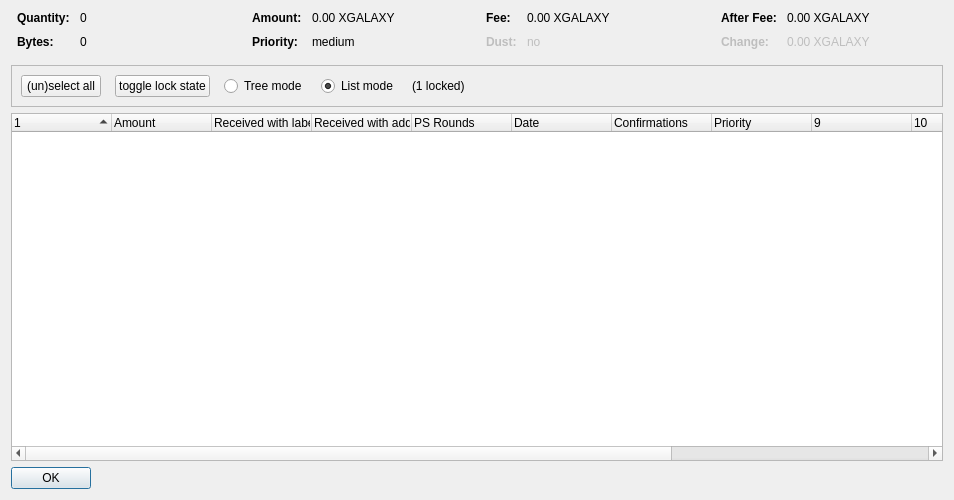
<?xml version="1.0" encoding="UTF-8"?>
<ui version="4.0">
 <class>CoinControlDialog</class>
 <widget class="QDialog" name="CoinControlDialog">
  <property name="geometry">
   <rect>
    <x>0</x>
    <y>0</y>
    <width>954</width>
    <height>500</height>
   </rect>
  </property>
  <property name="windowTitle">
   <string>Coin Selection</string>
  </property>
  <layout class="QVBoxLayout" name="verticalLayout">
   <item>
    <layout class="QHBoxLayout" name="horizontalLayoutTop" stretch="0,0,0,0">
     <property name="topMargin">
      <number>0</number>
     </property>
     <property name="bottomMargin">
      <number>10</number>
     </property>
     <item>
      <layout class="QFormLayout" name="formLayoutCoinControl1">
       <property name="horizontalSpacing">
        <number>10</number>
       </property>
       <property name="verticalSpacing">
        <number>10</number>
       </property>
       <property name="leftMargin">
        <number>6</number>
       </property>
       <property name="rightMargin">
        <number>6</number>
       </property>
       <item row="0" column="0">
        <widget class="QLabel" name="labelCoinControlQuantityText">
         <property name="font">
          <font>
           <weight>75</weight>
           <bold>true</bold>
          </font>
         </property>
         <property name="text">
          <string>Quantity:</string>
         </property>
        </widget>
       </item>
       <item row="0" column="1">
        <widget class="QLabel" name="labelCoinControlQuantity">
         <property name="cursor">
          <cursorShape>IBeamCursor</cursorShape>
         </property>
         <property name="contextMenuPolicy">
          <enum>Qt::ActionsContextMenu</enum>
         </property>
         <property name="text">
          <string notr="true">0</string>
         </property>
         <property name="textInteractionFlags">
          <set>Qt::LinksAccessibleByMouse|Qt::TextSelectableByKeyboard|Qt::TextSelectableByMouse</set>
         </property>
        </widget>
       </item>
       <item row="1" column="0">
        <widget class="QLabel" name="labelCoinControlBytesText">
         <property name="font">
          <font>
           <weight>75</weight>
           <bold>true</bold>
          </font>
         </property>
         <property name="text">
          <string>Bytes:</string>
         </property>
        </widget>
       </item>
       <item row="1" column="1">
        <widget class="QLabel" name="labelCoinControlBytes">
         <property name="cursor">
          <cursorShape>IBeamCursor</cursorShape>
         </property>
         <property name="contextMenuPolicy">
          <enum>Qt::ActionsContextMenu</enum>
         </property>
         <property name="text">
          <string notr="true">0</string>
         </property>
         <property name="textInteractionFlags">
          <set>Qt::LinksAccessibleByMouse|Qt::TextSelectableByKeyboard|Qt::TextSelectableByMouse</set>
         </property>
        </widget>
       </item>
      </layout>
     </item>
     <item>
      <layout class="QFormLayout" name="formLayoutCoinControl2">
       <property name="horizontalSpacing">
        <number>10</number>
       </property>
       <property name="verticalSpacing">
        <number>10</number>
       </property>
       <property name="leftMargin">
        <number>6</number>
       </property>
       <property name="rightMargin">
        <number>6</number>
       </property>
       <item row="0" column="0">
        <widget class="QLabel" name="labelCoinControlAmountText">
         <property name="font">
          <font>
           <weight>75</weight>
           <bold>true</bold>
          </font>
         </property>
         <property name="text">
          <string>Amount:</string>
         </property>
        </widget>
       </item>
       <item row="0" column="1">
        <widget class="QLabel" name="labelCoinControlAmount">
         <property name="cursor">
          <cursorShape>IBeamCursor</cursorShape>
         </property>
         <property name="contextMenuPolicy">
          <enum>Qt::ActionsContextMenu</enum>
         </property>
         <property name="text">
          <string notr="true">0.00 XGALAXY</string>
         </property>
         <property name="textInteractionFlags">
          <set>Qt::LinksAccessibleByMouse|Qt::TextSelectableByKeyboard|Qt::TextSelectableByMouse</set>
         </property>
        </widget>
       </item>
       <item row="1" column="0">
        <widget class="QLabel" name="labelCoinControlPriorityText">
         <property name="font">
          <font>
           <weight>75</weight>
           <bold>true</bold>
          </font>
         </property>
         <property name="text">
          <string>Priority:</string>
         </property>
        </widget>
       </item>
       <item row="1" column="1">
        <widget class="QLabel" name="labelCoinControlPriority">
         <property name="cursor">
          <cursorShape>IBeamCursor</cursorShape>
         </property>
         <property name="contextMenuPolicy">
          <enum>Qt::ActionsContextMenu</enum>
         </property>
         <property name="text">
          <string>medium</string>
         </property>
         <property name="textInteractionFlags">
          <set>Qt::LinksAccessibleByMouse|Qt::TextSelectableByKeyboard|Qt::TextSelectableByMouse</set>
         </property>
        </widget>
       </item>
      </layout>
     </item>
     <item>
      <layout class="QFormLayout" name="formLayoutCoinControl3">
       <property name="horizontalSpacing">
        <number>10</number>
       </property>
       <property name="verticalSpacing">
        <number>10</number>
       </property>
       <property name="leftMargin">
        <number>6</number>
       </property>
       <property name="rightMargin">
        <number>6</number>
       </property>
       <item row="0" column="0">
        <widget class="QLabel" name="labelCoinControlFeeText">
         <property name="font">
          <font>
           <weight>75</weight>
           <bold>true</bold>
          </font>
         </property>
         <property name="text">
          <string>Fee:</string>
         </property>
        </widget>
       </item>
       <item row="0" column="1">
        <widget class="QLabel" name="labelCoinControlFee">
         <property name="cursor">
          <cursorShape>IBeamCursor</cursorShape>
         </property>
         <property name="contextMenuPolicy">
          <enum>Qt::ActionsContextMenu</enum>
         </property>
         <property name="text">
          <string notr="true">0.00 XGALAXY</string>
         </property>
         <property name="textInteractionFlags">
          <set>Qt::LinksAccessibleByMouse|Qt::TextSelectableByKeyboard|Qt::TextSelectableByMouse</set>
         </property>
        </widget>
       </item>
       <item row="1" column="0">
        <widget class="QLabel" name="labelCoinControlLowOutputText">
         <property name="enabled">
          <bool>false</bool>
         </property>
         <property name="font">
          <font>
           <weight>75</weight>
           <bold>true</bold>
          </font>
         </property>
         <property name="text">
          <string>Dust:</string>
         </property>
        </widget>
       </item>
       <item row="1" column="1">
        <widget class="QLabel" name="labelCoinControlLowOutput">
         <property name="enabled">
          <bool>false</bool>
         </property>
         <property name="cursor">
          <cursorShape>IBeamCursor</cursorShape>
         </property>
         <property name="contextMenuPolicy">
          <enum>Qt::ActionsContextMenu</enum>
         </property>
         <property name="text">
          <string>no</string>
         </property>
         <property name="textInteractionFlags">
          <set>Qt::LinksAccessibleByMouse|Qt::TextSelectableByKeyboard|Qt::TextSelectableByMouse</set>
         </property>
        </widget>
       </item>
      </layout>
     </item>
     <item>
      <layout class="QFormLayout" name="formLayoutCoinControl4">
       <property name="horizontalSpacing">
        <number>10</number>
       </property>
       <property name="verticalSpacing">
        <number>10</number>
       </property>
       <property name="leftMargin">
        <number>6</number>
       </property>
       <property name="rightMargin">
        <number>6</number>
       </property>
       <item row="0" column="0">
        <widget class="QLabel" name="labelCoinControlAfterFeeText">
         <property name="font">
          <font>
           <weight>75</weight>
           <bold>true</bold>
          </font>
         </property>
         <property name="text">
          <string>After Fee:</string>
         </property>
        </widget>
       </item>
       <item row="0" column="1">
        <widget class="QLabel" name="labelCoinControlAfterFee">
         <property name="cursor">
          <cursorShape>IBeamCursor</cursorShape>
         </property>
         <property name="contextMenuPolicy">
          <enum>Qt::ActionsContextMenu</enum>
         </property>
         <property name="text">
          <string notr="true">0.00 XGALAXY</string>
         </property>
         <property name="textInteractionFlags">
          <set>Qt::LinksAccessibleByMouse|Qt::TextSelectableByKeyboard|Qt::TextSelectableByMouse</set>
         </property>
        </widget>
       </item>
       <item row="1" column="0">
        <widget class="QLabel" name="labelCoinControlChangeText">
         <property name="enabled">
          <bool>false</bool>
         </property>
         <property name="font">
          <font>
           <weight>75</weight>
           <bold>true</bold>
          </font>
         </property>
         <property name="text">
          <string>Change:</string>
         </property>
        </widget>
       </item>
       <item row="1" column="1">
        <widget class="QLabel" name="labelCoinControlChange">
         <property name="enabled">
          <bool>false</bool>
         </property>
         <property name="cursor">
          <cursorShape>IBeamCursor</cursorShape>
         </property>
         <property name="contextMenuPolicy">
          <enum>Qt::ActionsContextMenu</enum>
         </property>
         <property name="text">
          <string notr="true">0.00 XGALAXY</string>
         </property>
         <property name="textInteractionFlags">
          <set>Qt::LinksAccessibleByMouse|Qt::TextSelectableByKeyboard|Qt::TextSelectableByMouse</set>
         </property>
        </widget>
       </item>
      </layout>
     </item>
    </layout>
   </item>
   <item>
    <widget class="QFrame" name="frame">
     <property name="minimumSize">
      <size>
       <width>0</width>
       <height>40</height>
      </size>
     </property>
     <property name="frameShape">
      <enum>QFrame::StyledPanel</enum>
     </property>
     <property name="frameShadow">
      <enum>QFrame::Sunken</enum>
     </property>
     <layout class="QHBoxLayout" name="horizontalLayout">
      <item>
       <layout class="QHBoxLayout" name="horizontalLayoutPanel" stretch="0,0,0,0,0,0">
        <property name="spacing">
         <number>14</number>
        </property>
        <item>
         <widget class="QPushButton" name="pushButtonSelectAll">
          <property name="sizePolicy">
           <sizepolicy hsizetype="Maximum" vsizetype="Fixed">
            <horstretch>0</horstretch>
            <verstretch>0</verstretch>
           </sizepolicy>
          </property>
          <property name="text">
           <string>(un)select all</string>
          </property>
          <property name="autoDefault">
           <bool>false</bool>
          </property>
         </widget>
        </item>
        <item>
         <widget class="QPushButton" name="pushButtonToggleLock">
          <property name="sizePolicy">
           <sizepolicy hsizetype="Maximum" vsizetype="Fixed">
            <horstretch>0</horstretch>
            <verstretch>0</verstretch>
           </sizepolicy>
          </property>
          <property name="text">
           <string>toggle lock state</string>
          </property>
          <property name="autoDefault">
           <bool>false</bool>
          </property>
         </widget>
        </item>
        <item>
         <widget class="QRadioButton" name="radioTreeMode">
          <property name="sizePolicy">
           <sizepolicy hsizetype="Maximum" vsizetype="Fixed">
            <horstretch>0</horstretch>
            <verstretch>0</verstretch>
           </sizepolicy>
          </property>
          <property name="text">
           <string>Tree mode</string>
          </property>
         </widget>
        </item>
        <item>
         <widget class="QRadioButton" name="radioListMode">
          <property name="sizePolicy">
           <sizepolicy hsizetype="Maximum" vsizetype="Fixed">
            <horstretch>0</horstretch>
            <verstretch>0</verstretch>
           </sizepolicy>
          </property>
          <property name="text">
           <string>List mode</string>
          </property>
          <property name="checked">
           <bool>true</bool>
          </property>
         </widget>
        </item>
        <item>
         <widget class="QLabel" name="labelLocked">
          <property name="text">
           <string>(1 locked)</string>
          </property>
         </widget>
        </item>
        <item>
         <spacer name="horizontalSpacer">
          <property name="orientation">
           <enum>Qt::Horizontal</enum>
          </property>
          <property name="sizeHint" stdset="0">
           <size>
            <width>40</width>
            <height>20</height>
           </size>
          </property>
         </spacer>
        </item>
       </layout>
      </item>
     </layout>
    </widget>
   </item>
   <item>
    <widget class="CoinControlTreeWidget" name="treeWidget">
     <property name="contextMenuPolicy">
      <enum>Qt::CustomContextMenu</enum>
     </property>
     <property name="sortingEnabled">
      <bool>false</bool>
     </property>
     <property name="columnCount">
      <number>13</number>
     </property>
     <attribute name="headerShowSortIndicator" stdset="0">
      <bool>true</bool>
     </attribute>
     <attribute name="headerStretchLastSection">
      <bool>false</bool>
     </attribute>
     <column>
      <property name="text">
       <string/>
      </property>
     </column>
     <column>
      <property name="text">
       <string>Amount</string>
      </property>
     </column>
     <column>
      <property name="text">
       <string>Received with label</string>
      </property>
     </column>
     <column>
      <property name="text">
       <string>Received with address</string>
      </property>
     </column>
     <column>
      <property name="text">
       <string>PS Rounds</string>
      </property>
     </column>
     <column>
      <property name="text">
       <string>Date</string>
      </property>
     </column>
     <column>
      <property name="text">
       <string>Confirmations</string>
      </property>
      <property name="toolTip">
       <string>Confirmed</string>
      </property>
     </column>
     <column>
      <property name="text">
       <string>Priority</string>
      </property>
     </column>
     <column>
      <property name="text">
       <string/>
      </property>
     </column>
     <column>
      <property name="text">
       <string/>
      </property>
     </column>
     <column>
      <property name="text">
       <string/>
      </property>
     </column>
     <column>
      <property name="text">
       <string/>
      </property>
     </column>
     <column>
      <property name="text">
       <string/>
      </property>
     </column>
    </widget>
   </item>
   <item>
    <widget class="QDialogButtonBox" name="buttonBox">
     <property name="sizePolicy">
      <sizepolicy hsizetype="Maximum" vsizetype="Fixed">
       <horstretch>0</horstretch>
       <verstretch>0</verstretch>
      </sizepolicy>
     </property>
     <property name="orientation">
      <enum>Qt::Horizontal</enum>
     </property>
     <property name="standardButtons">
      <set>QDialogButtonBox::Ok</set>
     </property>
    </widget>
   </item>
  </layout>
 </widget>
 <customwidgets>
  <customwidget>
   <class>CoinControlTreeWidget</class>
   <extends>QTreeWidget</extends>
   <header>coincontroltreewidget.h</header>
  </customwidget>
 </customwidgets>
 <resources/>
 <connections/>
</ui>
